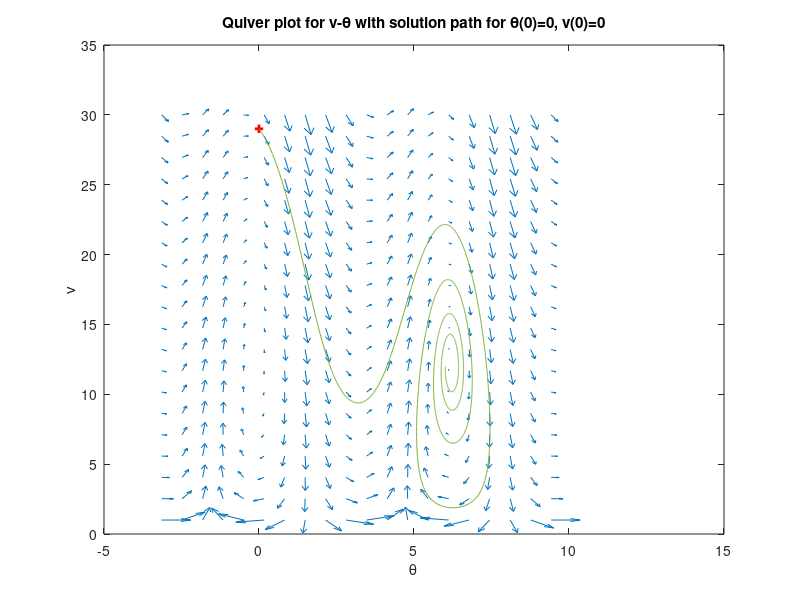

Write the MATLAB code that produced this figure.
% aerodonetics_part5.m
% Author: Lenny Martinez
% Using this to answer part 5 of project

close all; clear all;

%% Defining Constants and parameters
rho = 1.22; %[kg m^-3]
g = 9.81; %[m s^-2]
m = 0.65; %[kg]
S = 0.06; %[m^2]; Wing Area
C_D = 0.10; %drag coefficient
C_L = 1.20; %lift coefficient

R_D = (rho*C_D*S)/(2*m); %Drag Constant; [m^-1]
R_L = (rho*C_L*S)/(2*m); %Lift Constant; [m^-1]

N = 1001; %number of time steps taken.
Tmax = 100; %max time
t = linspace(0,Tmax,N);


%% Run Forward Euler first to get V, Theta values
dt = .01;
N_fe = t(length(t))/dt;
rfe(1,:) = [29,0,0,10];
% Start iterative loop
for n = 1:N_fe
    %calculate rhs for each variable
    fv = -g*sin(rfe(n,2)) - R_D*(rfe(n,1)^2);
    ftheta = R_L*rfe(n,1) - (g*cos(rfe(n,2)))/rfe(n,1);
    fx = rfe(n,1)*cos(rfe(n,2));
    fy = rfe(n,1)*sin(rfe(n,2));

    % Update using Forward Euler
    rfe(n+1,1) = rfe(n,1) + dt*fv;
    rfe(n+1,2) = rfe(n,2) + dt*ftheta;
    rfe(n+1,3) = rfe(n,3) + dt*fx;
    rfe(n+1,4) = rfe(n,4) + dt*fy;

    if rfe(n,4) < 0,
        break
    end       
end



%% Quiver and Meshgrid
v = linspace(1,30,20);
theta = linspace(-pi,3*pi,20);
[X,Y] = meshgrid(v,theta);
u0 = [0,0];

dv = -g*sin(Y) - R_D*(X.^2);
dtheta = R_L.*X - (g*cos(Y))./X;

% quiver(Y,X,dtheta,dv)
% xlabel('\theta')
% ylabel('v')
% title('Quiver plot for v-\theta')

figure(2)
quiver(Y,X,dtheta,dv); hold on;
xlabel('\theta')
ylabel('v')
title('Quiver plot for v-\theta with solution path for \theta(0)=0, v(0)=0')
plot(0,29, 'r+', 'LineWidth',2)
plot(rfe(:,2),rfe(:,1))
